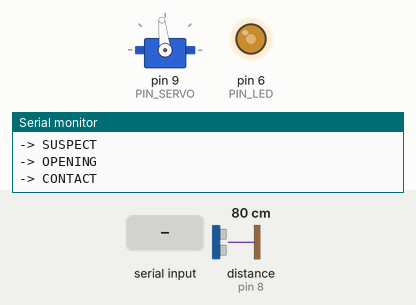
Bench run of a sketch on a simulated Arduino Uno, built with avr-gcc and run on an emulated ATmega328P. Parts: servo, output pins drawn as LEDs (lit = HIGH), the last lines printed to the serial monitor. Wiring (inferred from the names in the program): ultrasonic range finder: trigger pin 7; echo pin 8. The inputs (shaded band) are chosen by the test bench; at power-on: distance to the obstacle (sensor on pin 8) 80 cm. The echo pulse lasts 58.3 µs per cm; pins used as bus, display or sensor lines are not drawn.

Above: at 1.5 s.
1.6 s: "c" received over Serial
At 3.6 s:
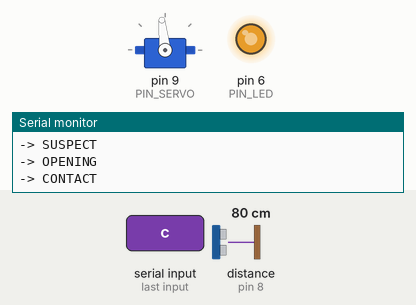
3.9 s: distance to the obstacle (sensor on pin 8) set to 206 cm
6.9 s: distance to the obstacle (sensor on pin 8) set to 213 cm
At 9.26 s:
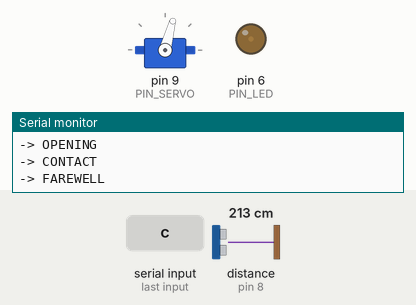
9.9 s: distance to the obstacle (sensor on pin 8) set to 120 cm
At 12.6 s:
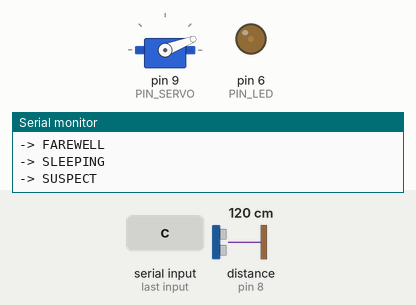
12.9 s: "o" received over Serial
At 13.38 s:
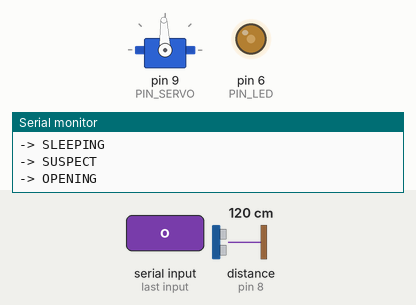
15.9 s: "c" received over Serial
At 16.38 s:
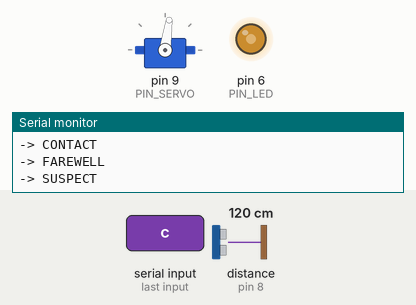
Timing chart, 0 to 18.9 s (numbered marks = the images above; inputs shaded):
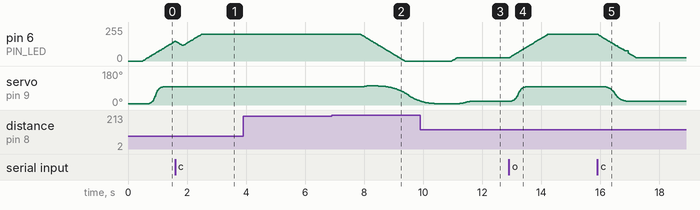

The sketch:

android_eye_test.ino
```cpp
/* =====================================================================
   android_eye_test.ino — behaviour test bench
   ---------------------------------------------------------------------
   Arduino Uno + PIR + HC-SR04 + SG90 + LED (pupil)

   TWO SENSES, TWO ROLES
     PIR      -> wide (~100 deg), slow, sees motion in BOTH directions.
                 Its only job is to SUSPECT. It is also what wakes the
                 system from the soft-latch, so it must stay powered
                 outside the main switch.
     HC-SR04  -> narrow (25 deg downwards along the stair flight),
                 precise. Its job is to CONFIRM and to OPEN.

   STATES
     SLEEPING : eyelid closed, nobody around
     SUSPECT  : something moved -> the eyelid cracks open a sliver
     OPENING  : real opening, fast
     CONTACT  : eye open, pupil dilating
     FAREWELL : last glance + slow close

   Every number that matters lives in the block below: those are the
   ones to tune. Nothing else needs to be touched.
   ===================================================================== */

#include <Servo.h>

// ------------------------------------------------------------------ PINS
const uint8_t PIN_TRIG  = 7;
const uint8_t PIN_ECHO  = 8;
const uint8_t PIN_SERVO = 9;   // Servo library uses Timer1: no PWM on 9 and 10
const uint8_t PIN_LED   = 6;   // PWM, free
const uint8_t PIN_PIR   = 2;

// ------------------------------------------------------------ MECHANICS
const int ANG_CLOSED = 6;      // eyelid resting on the socket
const int ANG_SLIT   = 21;     // "I heard something"
const int ANG_OPEN   = 96;
const int ANG_GLANCE = 101;    // last glance before closing

// ------------------------------------------------- THRESHOLDS (cm)
// Head about 1.10 m above the tread: eye contact happens three steps
// below, roughly 1 m ahead. Change the height, retune these two.
const int     D_ANTICIPATE = 210;   // beyond this the ultrasonic sees nobody
const int     D_NEAR       = 100;   // below this, open all the way
const int     D_AWAY       = 150;   // hysteresis for "they are leaving"
const uint8_t SAMPLE_COUNT = 5;     // median over 5 readings

// ------------------------------------------------------ TIMINGS (ms)
const uint32_t T_SUSPECT_CONFIRM = 120;    // the PIR must not flicker
const uint32_t T_NEAR_CONFIRM    = 130;
const uint32_t T_ABANDON         = 900;
const uint32_t T_SLIT            = 950;
const uint32_t T_OPEN            = 620;
const uint32_t T_GLANCE          = 300;
const uint32_t T_CLOSE           = 2600;
const uint32_t T_MIN_OPEN        = 4000;   // never close on someone walking past
const uint32_t T_SERVO_RELEASE   = 400;    // set to 60000 to never detach

// ------------------------------------------------------------------ LED
const uint8_t  LED_MAX     = 200;
const uint8_t  LED_SLIT    = 25;    // the thin line of light in the crack
const uint32_t T_PUPIL     = 1500;

// ---------------------------------------------------------- POWER
// Set to 1 only with the soft-latch installed and no USB attached,
// otherwise the board will power itself off after every interaction.
#define CON_LATCH 0
// 0 = bench test without a PIR: suspicion is triggered by the ultrasonic.
#define CON_PIR   0

const uint8_t  PIN_LATCH    = 4;     // HIGH = keep the power on
const uint32_t T_SHUTDOWN   = 1500;  // quiet time required before cutting power

// ---------------------------------------------------------------- STATES
enum State { SLEEPING, SUSPECT, OPENING, CONTACT, FAREWELL };
State state = SLEEPING;

Servo servo;
bool  servoAttached = false;
int   angle = ANG_CLOSED;

struct { float from, to; uint32_t t0, dur; bool active; uint32_t tEnd; } tw = {0, 0, 0, 1, false, 0};

// distance
int      samples[SAMPLE_COUNT];
uint8_t  sampleIdx = 0;
int      distance  = 400;
uint32_t lastReadTime = 0;

// LED
float ledNow = 0, ledTarget = 0;
uint32_t tLed = 0;

// condition timers
uint32_t tSuspect = 0, tNear = 0, tGone = 0, tOpenStart = 0;

bool verbose = false;

// ====================================================================
void setup() {
#if CON_LATCH
  pinMode(PIN_LATCH, OUTPUT);
  digitalWrite(PIN_LATCH, HIGH);      // before anything else: latch yourself alive
#endif

  Serial.begin(115200);
  pinMode(PIN_TRIG, OUTPUT);
  pinMode(PIN_ECHO, INPUT);
  pinMode(PIN_LED, OUTPUT);
#if CON_PIR
  pinMode(PIN_PIR, INPUT);            // the PIR module already has a push-pull output
#endif
  analogWrite(PIN_LED, 0);

  for (uint8_t i = 0; i < SAMPLE_COUNT; i++) samples[i] = 400;

  attachServo();
  servo.write(ANG_CLOSED);
  delay(300);
  detachServo();

  tSuspect = tNear = tGone = millis();
  tLed = millis();
  Serial.println(F("android_eye v2. 'v' verbose, 'o' open, 'c' close, 'd' read distance."));
#if CON_PIR
  Serial.println(F("PIR: wait ~60 s after the very first power-up before trusting it."));
#endif
}

// ====================================================================
void loop() {
  serialCommands();

  bool moving = (state == OPENING || state == FAREWELL);
  if (!moving) readDistance();        // pulseIn blocks: never during servo motion

  bool arrived = updateServo();
  updateLed();
  stateMachine(arrived);
#if CON_LATCH
  handleLatch();
#endif
}

// -------------------------------------------------- the two senses, split
bool pirPresent() {
#if CON_PIR
  return digitalRead(PIN_PIR) == HIGH;
#else
  return distance < D_ANTICIPATE;     // fallback: ultrasonic only
#endif
}

// ---------------------------------------------------------- state machine
void stateMachine(bool arrived) {
  bool near = (distance < D_NEAR);
  bool gone = (distance > D_AWAY);

  switch (state) {

    case SLEEPING:
      if (!pirPresent()) { tSuspect = millis(); break; }
      if (millis() - tSuspect >= T_SUSPECT_CONFIRM) changeState(SUSPECT);
      break;

    case SUSPECT:
      if (near) {
        if (millis() - tNear >= T_NEAR_CONFIRM) { changeState(OPENING); break; }
      } else {
        tNear = millis();
      }
      // nobody moving any more AND the ultrasonic sees nobody -> close again
      if (!pirPresent() && gone) {
        if (millis() - tGone >= T_ABANDON) changeState(FAREWELL);
      } else {
        tGone = millis();
      }
      break;

    case OPENING:
      if (arrived) changeState(CONTACT);
      break;

    case CONTACT: {
      bool minOpen = (millis() - tOpenStart) >= T_MIN_OPEN;
      bool nobody  = !pirPresent() && gone;
      if (minOpen && nobody) {
        if (millis() - tGone >= T_ABANDON) changeState(FAREWELL);
      } else {
        tGone = millis();
      }
      break;
    }

    case FAREWELL:
      // second thoughts: if someone shows up mid-close, open again
      if (!pirPresent()) {
        tSuspect = millis();
      } else if (millis() - tSuspect >= T_SUSPECT_CONFIRM) {
        changeState(SUSPECT);
        break;
      }
      if (arrived) changeState(SLEEPING);
      break;
  }
}

void changeState(State next) {
  if (verbose) {
    Serial.print(F("["));
    Serial.print(millis());
    Serial.print(F("] "));
    Serial.print(stateName(state));
    Serial.print(F(" -> "));
    Serial.print(stateName(next));
    Serial.print(F("  d="));
    Serial.print(distance);
    Serial.print(F("  pir="));
    Serial.println(pirPresent() ? 1 : 0);
  } else {
    Serial.print(F("-> ")); Serial.println(stateName(next));
  }

  state = next;
  tSuspect = tNear = tGone = millis();

  switch (next) {
    case SLEEPING: moveTo(ANG_CLOSED, 400);        ledTarget = 0;         break;
    case SUSPECT:  moveTo(ANG_SLIT,   T_SLIT);     ledTarget = LED_SLIT;  break;
    case OPENING:  moveTo(ANG_OPEN,   T_OPEN);     ledTarget = LED_MAX;
                   tOpenStart = millis();                                 break;
    case CONTACT:  moveTo(ANG_OPEN,   200);        ledTarget = LED_MAX;   break;
    case FAREWELL: moveTo(ANG_GLANCE, T_GLANCE);   ledTarget = 0;         break;
  }
}

// ------------------------------------------------------------------ servo
void attachServo() {
  if (!servoAttached) { servo.attach(PIN_SERVO); servo.write(angle); servoAttached = true; }
}
void detachServo() {
  if (servoAttached) { servo.detach(); servoAttached = false; }
}

void moveTo(int target, uint32_t dur) {
  attachServo();
  tw.from   = angle;
  tw.to     = target;
  tw.t0     = millis();
  tw.dur    = dur ? dur : 1;
  tw.active = true;
}

float ease(float x) {                 // cubic ease-in-out
  if (x <= 0) return 0;
  if (x >= 1) return 1;
  if (x < 0.5f) return 4 * x * x * x;
  float y = 1 - x;
  return 1 - 4 * y * y * y;
}

bool updateServo() {                  // true when the movement is finished
  if (!tw.active) {
    if (servoAttached && millis() - tw.tEnd > T_SERVO_RELEASE) detachServo();
    return true;
  }

  float x = (float)(millis() - tw.t0) / (float)tw.dur;

  if (x >= 1.0f) {
    angle = (int)tw.to;
    servo.write(angle);
    tw.active = false;
    tw.tEnd   = millis();

    if (state == FAREWELL && angle == ANG_GLANCE) {   // second phase: slow close
      moveTo(ANG_CLOSED, T_CLOSE);
      return false;
    }
    return true;
  }

  angle = (int)(tw.from + (tw.to - tw.from) * ease(x) + 0.5f);
  servo.write(angle);
  return false;
}

// -------------------------------------------------------------------- LED
void updateLed() {
  uint32_t now = millis();
  float dt = (float)(now - tLed);
  tLed = now;

  float step = ((float)LED_MAX / (float)T_PUPIL) * dt;

  if (ledNow < ledTarget)      { ledNow += step; if (ledNow > ledTarget) ledNow = ledTarget; }
  else if (ledNow > ledTarget) { ledNow -= step; if (ledNow < ledTarget) ledNow = ledTarget; }

  analogWrite(PIN_LED, (int)ledNow);
}

// --------------------------------------------------------------- distance
void readDistance() {
  if (millis() - lastReadTime < 30) return;
  lastReadTime = millis();

  digitalWrite(PIN_TRIG, LOW);  delayMicroseconds(3);
  digitalWrite(PIN_TRIG, HIGH); delayMicroseconds(10);
  digitalWrite(PIN_TRIG, LOW);
  unsigned long us = pulseIn(PIN_ECHO, HIGH, 30000UL);

  int cm = us ? (int)(us / 58UL) : 400;
  if (cm <= 0)  cm = 400;
  if (cm > 400) cm = 400;

  samples[sampleIdx] = cm;
  sampleIdx = (sampleIdx + 1) % SAMPLE_COUNT;
  distance = medianValue();

  if (verbose && (millis() % 500 < 32)) {
    Serial.print(F("   d=")); Serial.print(distance);
    Serial.print(F(" cm  pir=")); Serial.println(pirPresent() ? 1 : 0);
  }
}

int medianValue() {
  int v[SAMPLE_COUNT];
  for (uint8_t i = 0; i < SAMPLE_COUNT; i++) v[i] = samples[i];
  for (uint8_t i = 1; i < SAMPLE_COUNT; i++) {          // insertion sort
    int k = v[i], j = i - 1;
    while (j >= 0 && v[j] > k) { v[j + 1] = v[j]; j--; }
    v[j + 1] = k;
  }
  return v[SAMPLE_COUNT / 2];
}

// ------------------------------------------------------------ soft-latch
void handleLatch() {
  static uint32_t tAllStill = 0;

  bool still = (state == SLEEPING) && !tw.active && !pirPresent() && (distance >= D_ANTICIPATE);

  if (!still) {
    tAllStill = millis();
    digitalWrite(PIN_LATCH, HIGH);
    return;
  }

  if (millis() - tAllStill > T_SHUTDOWN) {
    Serial.println(F("-- power off"));
    Serial.flush();
    digitalWrite(PIN_LATCH, LOW);     // the latch opens: everything dies
  }
}

// ---------------------------------------------------------------- serial
void serialCommands() {
  while (Serial.available()) {
    char c = Serial.read();
    if (c == 'v') verbose = !verbose;
    else if (c == 'o') changeState(OPENING);
    else if (c == 'c') changeState(FAREWELL);
    else if (c == 'd') { Serial.print(F("distance: ")); Serial.print(distance); Serial.println(F(" cm")); }
  }
}

const __FlashStringHelper* stateName(State s) {
  switch (s) {
    case SLEEPING: return F("SLEEPING");
    case SUSPECT:  return F("SUSPECT");
    case OPENING:  return F("OPENING");
    case CONTACT:  return F("CONTACT");
    case FAREWELL: return F("FAREWELL");
  }
  return F("?");
}
```

Measured:
- the behaviour switches between 209 and 210 cm on distance to the obstacle (sensor on pin 8) (found by bisection; images 1 and 2)
- after the input at 1.6 s, servo on pin 9 (PIN_SERVO): 96° → 97° after 0.10 s, → 96° 0.14 s later
- after the input at 3.9 s, every drawn part: stays the same
- after the input at 6.9 s, pin 6 (PIN_LED): moves from 200/255 to 0/255 over 1.5 s, starting after 0.98 s; servo on pin 9 (PIN_SERVO): rises from 96° to 101° in 0.11 s, then falls to 20° in 1.8 s
- after the input at 9.9 s, pin 6 (PIN_LED): moves from 0/255 to 25/255 over 0.17 s, starting after 1.1 s
- after the input at 12.9 s, pin 6 (PIN_LED): moves from 25/255 to 200/255 over 1.3 s, starting at once; servo on pin 9 (PIN_SERVO): moves from 21° to 96° over 0.47 s, starting after 0.09 s
- after the input at 15.9 s, pin 6 (PIN_LED): moves from 200/255 to 25/255 over 1.3 s, starting at once
